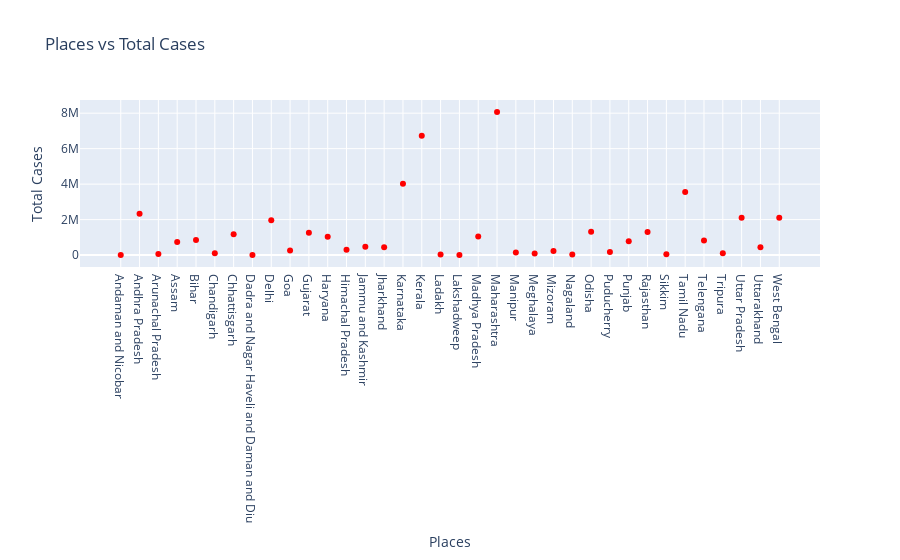

Notebook source saved alongside this figure:
### Code cell
fig = go.Figure(go.Scatter(x=df['State/UTs'], y=df['TotalCases'], mode='markers', marker=dict(color='red')))
fig.update_layout(title='Places vs Total Cases', xaxis_title='Places', yaxis_title='Total Cases')
# Display the figure
fig.show()

### Figure 1 — Plotly figure (JSON) as saved in the notebook; plotly's stock layout.template omitted (floating-point values rounded to 4 significant figures)
{"data": [{"marker": {"color": "red"}, "mode": "markers", "type": "scatter", "x": ["Andaman and Nicobar", "Andhra Pradesh", "Arunachal Pradesh", "Assam", "Bihar", "Chandigarh", "Chhattisgarh", "Dadra and Nagar Haveli and Daman and Diu", "Delhi", "Goa", "Gujarat", "Haryana", "Himachal Pradesh", "Jammu and Kashmir", "Jharkhand", "Karnataka", "Kerala", "Ladakh", "Lakshadweep", "Madhya Pradesh", "Maharashtra", "Manipur", "Meghalaya", "Mizoram", "Nagaland", "Odisha", "Puducherry", "Punjab", "Rajasthan", "Sikkim", "Tamil Nadu", "Telengana", "Tripura", "Uttar Pradesh", "Uttarakhand", "West Bengal"], "y": [10502, 2333710, 66246, 741541, 844997, 97442, 1169532, 11557, 1970899, 253162, 1261922, 1036795, 305383, 470201, 441010, 4021106, 6730762, 29021, 11415, 1051447, 8060737, 139377, 95925, 234387, 35838, 1319527, 171651, 777362, 1297814, 42784, 3553670, 826284, 107419, 2108686, 445106, 2099433]}], "layout": {"title": {"text": "Places vs Total Cases"}, "xaxis": {"title": {"text": "Places"}}, "yaxis": {"title": {"text": "Total Cases"}}}}
